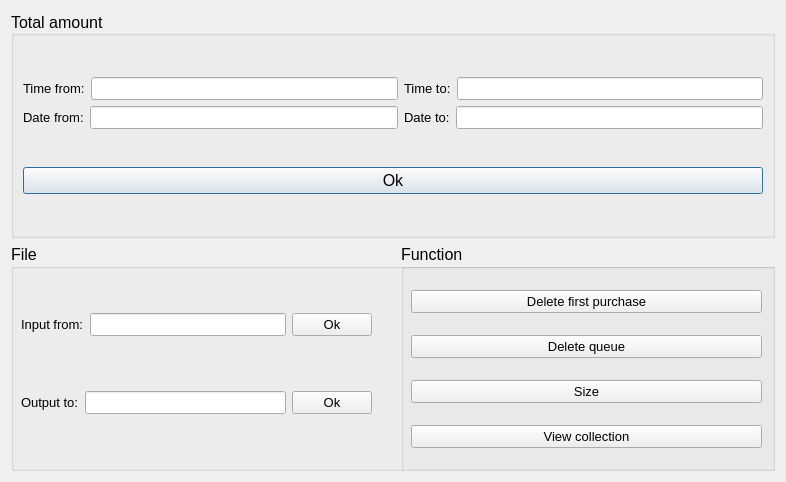
<?xml version="1.0" encoding="UTF-8"?>
<ui version="4.0">
 <class>collection_wind</class>
 <widget class="QDialog" name="collection_wind">
  <property name="geometry">
   <rect>
    <x>0</x>
    <y>0</y>
    <width>786</width>
    <height>482</height>
   </rect>
  </property>
  <property name="windowTitle">
   <string>Dialog</string>
  </property>
  <layout class="QVBoxLayout" name="verticalLayout">
   <item>
    <layout class="QHBoxLayout" name="horizontalLayout">
     <item>
      <widget class="QGroupBox" name="groupBox_7">
       <property name="font">
        <font>
         <pointsize>12</pointsize>
        </font>
       </property>
       <property name="title">
        <string>Total amount</string>
       </property>
       <property name="alignment">
        <set>Qt::AlignLeading|Qt::AlignLeft|Qt::AlignVCenter</set>
       </property>
       <layout class="QVBoxLayout" name="verticalLayout_2">
        <item>
         <layout class="QVBoxLayout" name="verticalLayout_11">
          <item>
           <layout class="QVBoxLayout" name="verticalLayout_12">
            <item>
             <layout class="QHBoxLayout" name="horizontalLayout_13">
              <item>
               <widget class="QLabel" name="label_14">
                <property name="font">
                 <font>
                  <pointsize>10</pointsize>
                 </font>
                </property>
                <property name="text">
                 <string>Time from:</string>
                </property>
               </widget>
              </item>
              <item>
               <widget class="QLineEdit" name="bc_amount_time_from">
                <property name="font">
                 <font>
                  <pointsize>10</pointsize>
                 </font>
                </property>
               </widget>
              </item>
              <item>
               <widget class="QLabel" name="label_16">
                <property name="font">
                 <font>
                  <pointsize>10</pointsize>
                 </font>
                </property>
                <property name="text">
                 <string>Time to:</string>
                </property>
               </widget>
              </item>
              <item>
               <widget class="QLineEdit" name="bc_amount_time_to">
                <property name="font">
                 <font>
                  <pointsize>10</pointsize>
                 </font>
                </property>
               </widget>
              </item>
             </layout>
            </item>
            <item>
             <layout class="QHBoxLayout" name="horizontalLayout_14">
              <item>
               <widget class="QLabel" name="label_15">
                <property name="font">
                 <font>
                  <pointsize>10</pointsize>
                 </font>
                </property>
                <property name="text">
                 <string>Date from:</string>
                </property>
               </widget>
              </item>
              <item>
               <widget class="QLineEdit" name="bc_amount_date_to">
                <property name="font">
                 <font>
                  <pointsize>10</pointsize>
                 </font>
                </property>
                <property name="text">
                 <string/>
                </property>
               </widget>
              </item>
              <item>
               <widget class="QLabel" name="label_17">
                <property name="font">
                 <font>
                  <pointsize>10</pointsize>
                 </font>
                </property>
                <property name="text">
                 <string>Date to:</string>
                </property>
               </widget>
              </item>
              <item>
               <widget class="QLineEdit" name="bc_amount_date_from">
                <property name="font">
                 <font>
                  <pointsize>10</pointsize>
                 </font>
                </property>
               </widget>
              </item>
             </layout>
            </item>
           </layout>
          </item>
         </layout>
        </item>
        <item>
         <layout class="QVBoxLayout" name="verticalLayout_3">
          <item>
           <widget class="QPushButton" name="bc_amount_ok">
            <property name="enabled">
             <bool>true</bool>
            </property>
            <property name="text">
             <string>Ok</string>
            </property>
           </widget>
          </item>
         </layout>
        </item>
       </layout>
      </widget>
     </item>
    </layout>
   </item>
   <item>
    <layout class="QHBoxLayout" name="horizontalLayout_2">
     <item>
      <widget class="QGroupBox" name="groupBox_9">
       <property name="font">
        <font>
         <pointsize>12</pointsize>
        </font>
       </property>
       <property name="title">
        <string>File</string>
       </property>
       <widget class="QWidget" name="layoutWidget_5">
        <property name="geometry">
         <rect>
          <x>10</x>
          <y>20</y>
          <width>351</width>
          <height>201</height>
         </rect>
        </property>
        <layout class="QVBoxLayout" name="verticalLayout_14">
         <item>
          <layout class="QHBoxLayout" name="horizontalLayout_17">
           <item>
            <widget class="QLabel" name="label_19">
             <property name="font">
              <font>
               <pointsize>10</pointsize>
              </font>
             </property>
             <property name="text">
              <string>Input from:</string>
             </property>
            </widget>
           </item>
           <item>
            <widget class="QLineEdit" name="bc_file_input_name">
             <property name="font">
              <font>
               <pointsize>10</pointsize>
              </font>
             </property>
            </widget>
           </item>
           <item>
            <widget class="QPushButton" name="bc_file_input_ok">
             <property name="font">
              <font>
               <pointsize>10</pointsize>
              </font>
             </property>
             <property name="text">
              <string>Ok</string>
             </property>
            </widget>
           </item>
          </layout>
         </item>
         <item>
          <layout class="QHBoxLayout" name="horizontalLayout_18">
           <item>
            <widget class="QLabel" name="label_20">
             <property name="font">
              <font>
               <pointsize>10</pointsize>
              </font>
             </property>
             <property name="text">
              <string>Output to:</string>
             </property>
            </widget>
           </item>
           <item>
            <widget class="QLineEdit" name="bc_file_output_name">
             <property name="font">
              <font>
               <pointsize>10</pointsize>
              </font>
             </property>
            </widget>
           </item>
           <item>
            <widget class="QPushButton" name="bc_file_output_ok">
             <property name="font">
              <font>
               <pointsize>10</pointsize>
              </font>
             </property>
             <property name="text">
              <string>Ok</string>
             </property>
            </widget>
           </item>
          </layout>
         </item>
        </layout>
       </widget>
       <widget class="QGroupBox" name="groupBox_8">
        <property name="geometry">
         <rect>
          <x>390</x>
          <y>0</y>
          <width>393</width>
          <height>235</height>
         </rect>
        </property>
        <property name="font">
         <font>
          <pointsize>12</pointsize>
         </font>
        </property>
        <property name="title">
         <string>Function</string>
        </property>
        <widget class="QWidget" name="layoutWidget_4">
         <property name="geometry">
          <rect>
           <x>10</x>
           <y>30</y>
           <width>351</width>
           <height>191</height>
          </rect>
         </property>
         <layout class="QVBoxLayout" name="verticalLayout_13">
          <item>
           <widget class="QPushButton" name="bc_delete_first">
            <property name="font">
             <font>
              <pointsize>10</pointsize>
             </font>
            </property>
            <property name="text">
             <string>Delete first purchase</string>
            </property>
           </widget>
          </item>
          <item>
           <widget class="QPushButton" name="bc_delete_queue">
            <property name="font">
             <font>
              <pointsize>10</pointsize>
             </font>
            </property>
            <property name="text">
             <string>Delete queue</string>
            </property>
           </widget>
          </item>
          <item>
           <widget class="QPushButton" name="bc_size">
            <property name="font">
             <font>
              <pointsize>10</pointsize>
             </font>
            </property>
            <property name="text">
             <string>Size</string>
            </property>
           </widget>
          </item>
          <item>
           <widget class="QPushButton" name="bc_view_collection">
            <property name="font">
             <font>
              <pointsize>10</pointsize>
             </font>
            </property>
            <property name="text">
             <string>View collection</string>
            </property>
           </widget>
          </item>
         </layout>
        </widget>
       </widget>
      </widget>
     </item>
    </layout>
   </item>
  </layout>
 </widget>
 <resources/>
 <connections/>
</ui>
